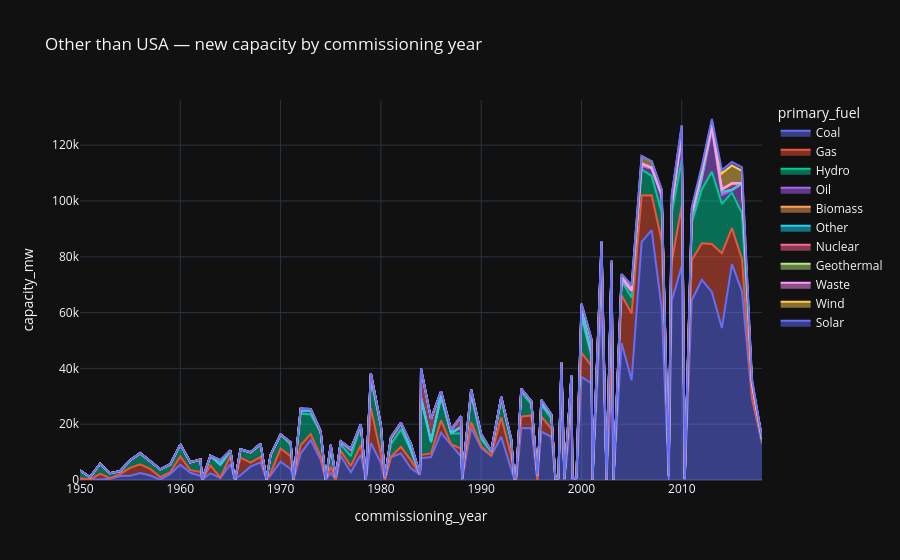

Here is the notebook cell this chart was saved with:
### Code cell
us = df[df["country"] != "USA"].dropna(subset=["commissioning_year"])
yearly_us = us.groupby(["commissioning_year", "primary_fuel"])["capacity_mw"].sum().reset_index()
px.area(yearly_us[yearly_us.commissioning_year >= 1950],
        x="commissioning_year", y="capacity_mw", color="primary_fuel",
        title="Other than USA — new capacity by commissioning year")
